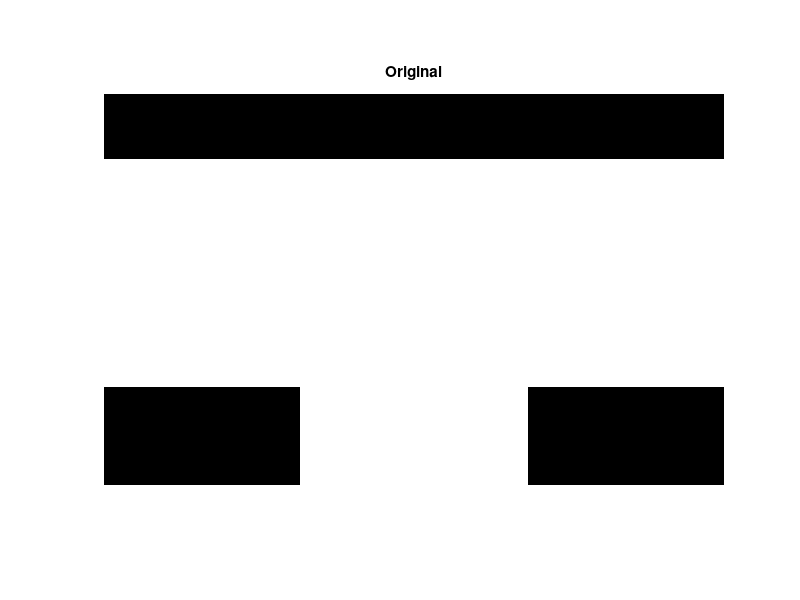
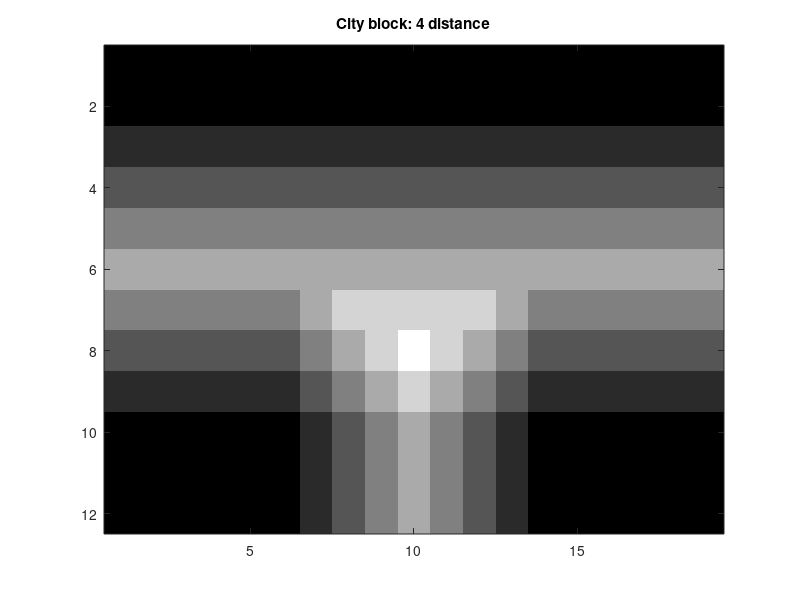

The MATLAB script that drew these images, in order: (Note: this script raises an error after producing the figures.)
%w3r.m Distance transformation: bwdist
clear all,close all
A=zeros(12,19);
A(3:9,:)=1;A(10:12,7:13)=1;
figure(1),imshow(imresize(A,16,'nearest')),title('Original')
AC=imcomplement(A);

D4 = bwdist(AC,'cityblock')
D8 = bwdist(AC,'chessboard')
figure(2), subimage(mat2gray(D4)), title('City block: 4 distance')
hold on, imcontour(D4)
figure(3), subimage(mat2gray(D8)), title('Chessboard: 8 distance')
hold on, imcontour(D8)